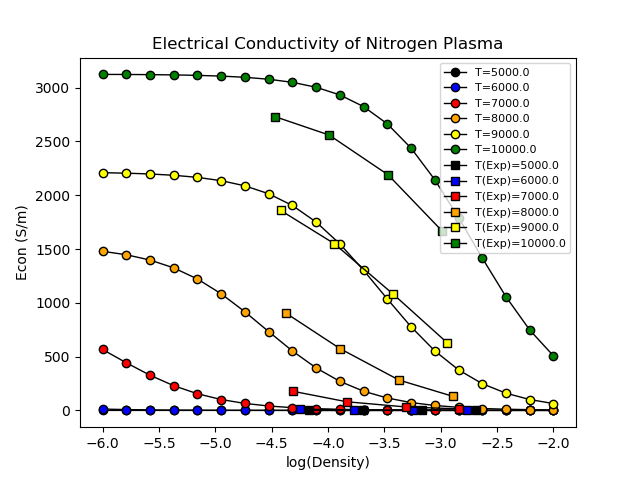

This figure's Python source:
import matplotlib.pyplot as plt
import math
import sys
import scipy
import numpy as np
import random
import os
from get_ion_fraction import *


class gas:
      def __init__(self,mass,ip,zn,an,bn):
       self.mass = mass
       self.ip = ip
       self.an=an
       self.bn=bn
       self.zn=zn





hues=["black","blue","red","orange","yellow","green","purple","brown","pink"]
charge=1.0
avogadro=6.022e23
partial_pressures = np.zeros((7,1))
molecules=["n2","co2","h2o","co","ch4","nh3","h2"]
eq=1.602e-19


#Define product gas instances. Each has a mass,IP in eV,and fitting parameters from equations 26/27 in Redmer
n2=gas(28.0134,15.58,0.470340100314975,5.90991891377251,2.61299721101750)
#make list of objects to loop over later
products=[n2]



density_range=np.logspace(-6,1,8)
temp_range=np.linspace(300,12000,50)
for density in density_range:
  tvalues=[]
  econvals=[]
  ion_count=[]
  pvalues=[]
  elec_count=[]
  for temp in temp_range:
#      dens_value=float(density)
      number_of_molecules,partial_pressures=get_molecule_counts(density,temp)
      pressure_total=np.sum(partial_pressures)
      elec_total=0.0
      iproduct=-1
      for product_gas in products:
         iproduct+=1
         pval=pressure_total
         dmass=product_gas.mass/avogadro
         ionization_pot=product_gas.ip
         dnum_neutral,dnum_ion=get_ion_fraction(pval,temp,dmass,ionization_pot,number_of_molecules[iproduct,0])
#         print(dnum_neutral+dnum_ion,number_of_molecules[iproduct,0])
         elec_total+=dnum_ion
#      print(dnum_neutral,dnum_ion,number_of_molecules,dnum_neutral+dnum_ion)
      iproduct=-1
      econ=0.0
      pvalues.append(pressure_total)
      for product_gas in products:
         iproduct+=1
         pval=pressure_total
         dmass=product_gas.mass/avogadro
         ionization_pot=product_gas.ip
         dnum_neutral,dnum_ion=get_ion_fraction(pval,temp,dmass,ionization_pot,number_of_molecules[iproduct,0])
         if(elec_total != 0.0 and dnum_ion !=0.0):
           dk_elec_ion=elec_ion(temp,elec_total,dnum_ion,charge)
           zn1=product_gas.zn
           an1=product_gas.an
           bn1=product_gas.bn
           econ+=(1.0/dk_elec_ion)
         if(elec_total != 0.0 and dnum_neutral !=0.0):
           zn1=product_gas.zn
           an1=product_gas.an
           bn1=product_gas.bn
           dk_elec_neu=elec_neu(temp,zn1,an1,bn1,dnum_neutral,elec_total)
           econ+=1.0/(dk_elec_neu)
#         econ+=(1.0/dk_elec_ion)+1.0/(dk_elec_neu)
#           print(str(pressure_total)+" "+str(temp)+" "+str(econ)+"\n")
      if(econ != 0.0):
         econvals.append(eq**2/econ)
      else:
         econvals.append(0.0)
      tvalues.append(temp)
      eplot=econvals
      elec_count.append(elec_total/np.sum(number_of_molecules))
#      ion_count.append(ions_total)
  dlabel="D="+str(density)
#  if(np.sum(econvals)>0.0):
#     eplot=np.log10(econvals)
#  else:     
#      eplot=econvals
  plt.title("Electrical Conductivity of Nitrogen Plasma")
#  plt.plot(tvalues,np.log10(eplot),linewidth=1.0,ls='-',label=dlabel,markersize=4,marker="o")
#  plt.plot(tvalues,elec_count,linewidth=1.0,ls='-',label=dlabel,markersize=4,marker="o")
#  plt.ylim(-5,3)
  plt.plot(tvalues,eplot,linewidth=1.0,ls='-',label=dlabel,markersize=4,marker="o")
  plt.xlabel("Temperature (K)")
  plt.ylabel("Econ (S/m)")
  plt.legend(loc='best')
plt.show()







density_range=np.logspace(-6,-2,20)
temp_range=np.linspace(5000,10000,6)
ipass=-1
for temp in temp_range:
  ipass+=1
  dvalues=[]
  econvals=[]
  ion_count=[]
  pvalues=[]
  elec_count=[]
  for density in density_range:
#      dens_value=float(density)
      number_of_molecules,partial_pressures=get_molecule_counts(density,temp)
      pressure_total=np.sum(partial_pressures)
      elec_total=0.0
      iproduct=-1
      for product_gas in products:
         iproduct+=1
         pval=pressure_total
         dmass=product_gas.mass/avogadro
         ionization_pot=product_gas.ip
         dnum_neutral,dnum_ion=get_ion_fraction(pval,temp,dmass,ionization_pot,number_of_molecules[iproduct,0])
#         print(dnum_neutral+dnum_ion,number_of_molecules[iproduct,0])
         elec_total+=dnum_ion
#      print(dnum_neutral,dnum_ion,number_of_molecules,dnum_neutral+dnum_ion)
      iproduct=-1
      econ=0.0
      pvalues.append(pressure_total)
      for product_gas in products:
         iproduct+=1
         pval=pressure_total
         dmass=product_gas.mass/avogadro
         ionization_pot=product_gas.ip
         dnum_neutral,dnum_ion=get_ion_fraction(pval,temp,dmass,ionization_pot,number_of_molecules[iproduct,0])
         if(elec_total != 0.0 and dnum_ion !=0.0):
           dk_elec_ion=elec_ion(temp,elec_total,dnum_ion,charge)
           zn1=product_gas.zn
           an1=product_gas.an
           bn1=product_gas.bn
           econ+=(1.0/dk_elec_ion)
         if(elec_total != 0.0 and dnum_neutral !=0.0):
           zn1=product_gas.zn
           an1=product_gas.an
           bn1=product_gas.bn
           dk_elec_neu=elec_neu(temp,zn1,an1,bn1,dnum_neutral,elec_total)
           econ+=1.0/(dk_elec_neu)
#         econ+=(1.0/dk_elec_ion)+1.0/(dk_elec_neu)
#           print(str(pressure_total)+" "+str(temp)+" "+str(econ)+"\n")
      if(econ != 0.0):
         econvals.append(eq**2/econ)
      else:
         econvals.append(0.0)
      dvalues.append(density)
      eplot=econvals
      elec_count.append(elec_total/np.sum(number_of_molecules))
#      ion_count.append(ions_total)
  dlabel="T="+str(temp)
#  if(np.sum(econvals)>0.0):
#     eplot=np.log10(econvals)
#  else:
#      eplot=econvals
  plt.title("Electrical Conductivity of Nitrogen Plasma")
#  plt.plot(tvalues,np.log10(eplot),linewidth=1.0,ls='-',label=dlabel,markersize=4,marker="o")
#  plt.plot(tvalues,elec_count,linewidth=1.0,ls='-',label=dlabel,markersize=4,marker="o")
#  plt.ylim(-10,5)
  plt.plot(np.log10(dvalues),eplot,linewidth=1.0,ls='-',label=dlabel,markersize=6,marker="o",mfc=hues[ipass],color='black')
  plt.xlabel("log(Density)")# (g/cc)")
  plt.ylabel("Econ (S/m)")
#  plt.legend(loc='best')
#plt.show()



'''
exp_data=np.zeros((24,2))
with open("exp_data") as file:
      reference=file.readlines()


dens_exp=np.zeros((24,1))
pexp=101325 #exp pressure from paper is 1 atm or 101325 Pa
dkb=1.381e-23
i=0
while i<24:
      tmp=[]
      tmp=reference[i].split()
      exp_data[i,0]=float(tmp[0])
      exp_data[i,1]=float(tmp[1])*100.0
      dens_exp[i,1]= (0.01)**3*(28.01588d0/6.022e23)*pexp/(dkb*exp_data[i,0])
      i+=1
plt.plot(exp_data[0:7,0],exp_data[0:7,1],linewidth=0.0,label="Exp [D=0.00165 g/cc]",markersize=4,marker="s",color='black',mfc='red')
'''



exp_data2=np.zeros((11,5))
with open("exp_data2") as file:
      reference=file.readlines()

dkb=1.381e-23
dens_exp2=np.zeros((11,4))
i=1
while i<12:
      tmp=[]
      tmp=reference[i].split()
      exp_data2[i-1,0]=float(tmp[0])
      exp_data2[i-1,1]=float(tmp[1])*100.0
      exp_data2[i-1,2]=float(tmp[2])*100.0
      exp_data2[i-1,3]=float(tmp[3])*100.0
      exp_data2[i-1,4]=float(tmp[4])*100.0
      dens_exp2[i-1,0]= (0.01)**3*(28.01588/6.022e23)*1.0*101325/(dkb*exp_data2[i-1,0])
      dens_exp2[i-1,1]= (0.01)**3*(28.01588/6.022e23)*3.0*101325/(dkb*exp_data2[i-1,0])
      dens_exp2[i-1,2]= (0.01)**3*(28.01588/6.022e23)*10.0*101325/(dkb*exp_data2[i-1,0])
      dens_exp2[i-1,3]= (0.01)**3*(28.01588/6.022e23)*30.0*101325/(dkb*exp_data2[i-1,0])
      i+=1





i=4
ipass=-1
while i<10:
 ipass+=1
 dlabel="T(Exp)="+str(exp_data2[i,0])
 plt.plot(np.log10(dens_exp2[i,:]),exp_data2[i,1:5],linewidth=1.0,label=dlabel,markersize=6,marker="s",mfc=hues[ipass],color='black')
 i+=1
plt.legend(loc='best',fontsize=8)
plt.savefig("nitrogen.png")
plt.show()


